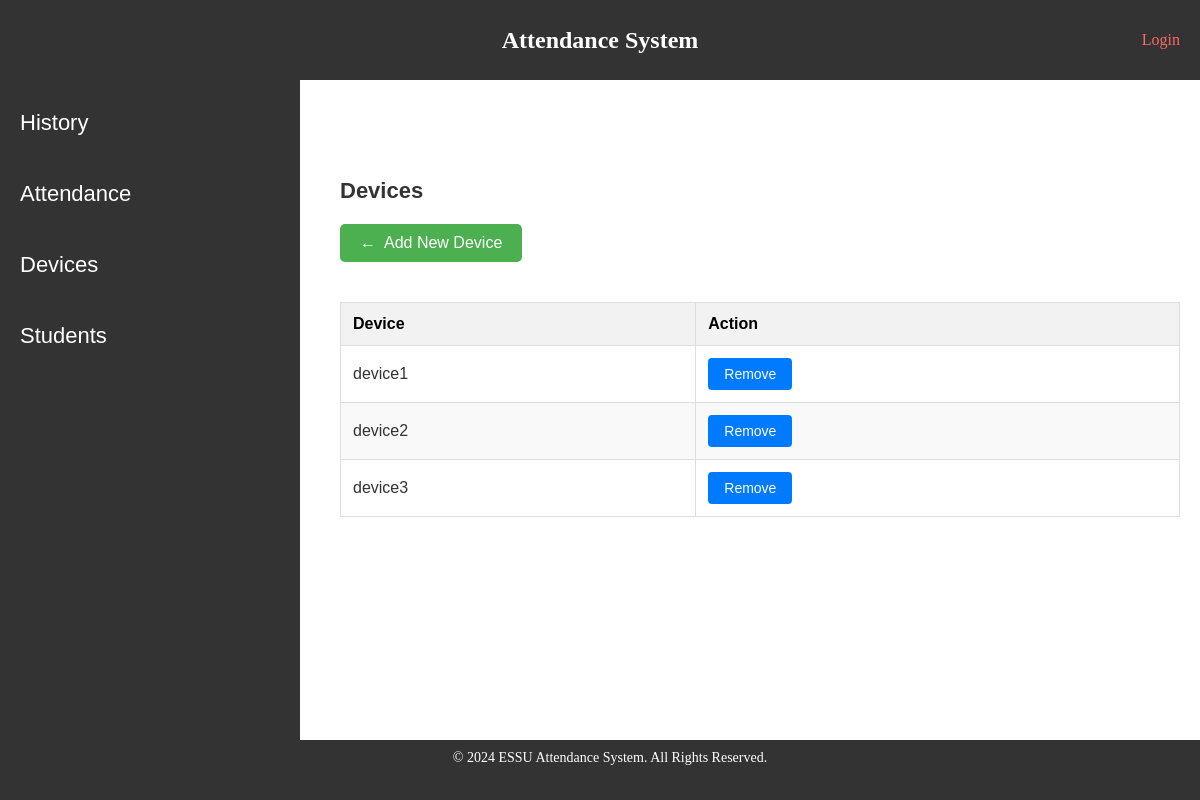
Page /devices/ on the committed database.
### attendance_app/models.py (models this page shows, shortened)
class Device(models.Model):
    name = models.CharField(max_length=200, unique=True)
    token = models.ForeignKey(SecurityToken, on_delete=models.CASCADE)

### attendance_app/views.py (the view)
# urls.py: path("devices/",views.devices, name='devices'),
def devices(request):
    devices1 = Device.objects.all()
    return render(request, "attendance_app/devices.html",{"devices":devices1})

### attendance_app/templates/attendance_app/devices.html
{% extends "attendance_app/control_panel.html" %}
{% block content %}
    <h2 class="attendance_dashboard_h2">Devices</h2>
    <p>
        <a href="{% url 'add_device' %}" class="back-link">Add New Device</a>
    </p>
    <table class="table1">
        <thead>
            <tr>
                <th>Device</th>
                <th>Action</th>
            </tr>
        </thead>
        <tbody>
            {% for device in devices %}
            <tr>
                <td>{{device.name}}</td>
                <td><a href="{% url 'delete_device' device.id %}" class="view-btn">Remove</a></td>
            </tr>
            {% empty %}
            <tr>
                <td colspan="2">No devices</td>
            </tr>
            {% endfor %}
        </tbody>
    </table>
{% endblock content %}

### attendance_app/static/attendance_app/css/style.css (style rules this page uses)
.back-link { display: inline-block; background-color: #4CAF50; color: white; padding: 10px 20px; text-decoration: none; border-radius: 5px; font-family: Arial, sans-serif; font-size: 16px; transition: background-color 0.3s ease; margin-bottom: 20px; }
.back-link:before { content: "\2190"; margin-right: 8px; }
.attendance_dashboard_h2 { font-family: Arial, sans-serif; color: #333; font-size:22px; margin-bottom: 20px; }
.table1 a.view-btn { display: inline-block; padding: 8px 16px; background-color: #007BFF; color: white; text-decoration: none; border-radius: 4px; font-family: Arial, sans-serif; font-size: 14px; transition: background-color 0.3s ease, color 0.3s ease; }
.table1 { width: 100%; border-collapse: collapse; margin: 20px 0; font-family: Arial, sans-serif; font-size: 16px; text-align: left; }
.table1 th, .table1 td { border: 1px solid #ddd; padding: 12px; }
.table1 th { background-color: #f2f2f2; font-weight: bold; }
.table1 tr:nth-child(even) { background-color: #f9f9f9; }
.table1 td { color: #333; }
html, body { height: 100%; margin: 0; }

### rows in the picture
Device: name "device1"
Device: name "device2"
Device: name "device3"
